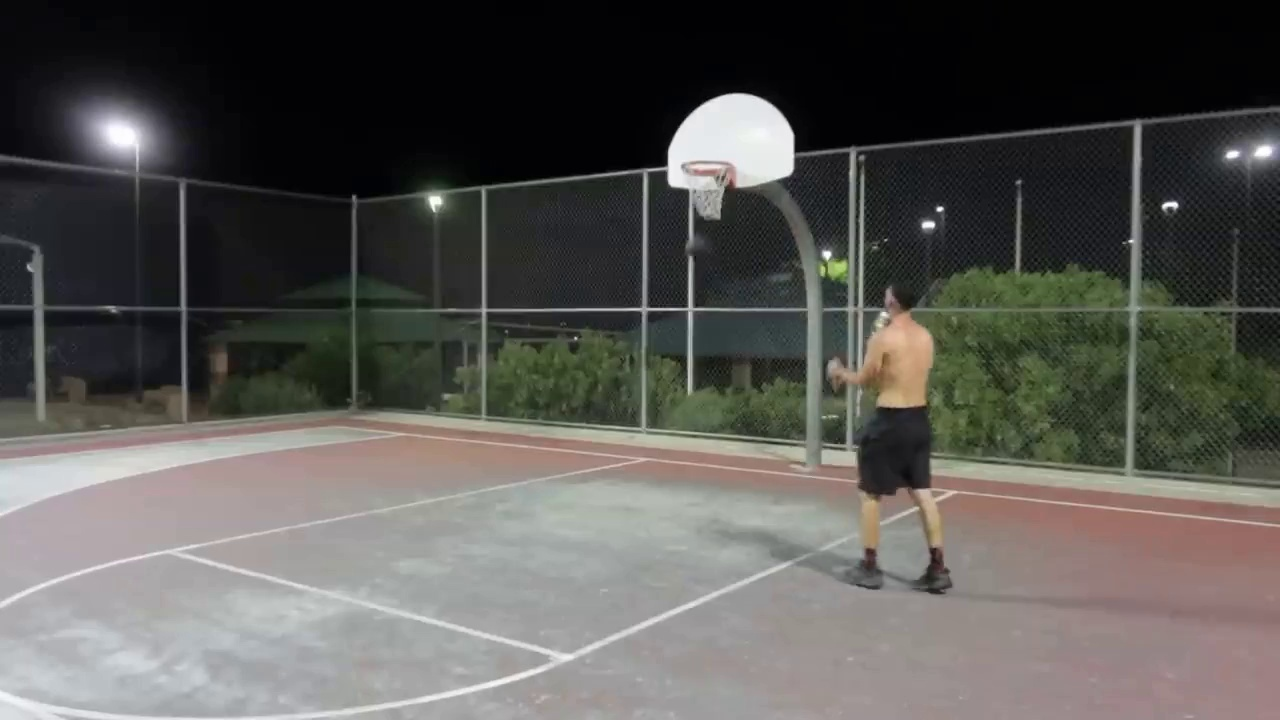
#> input picture runs/detect/predict/frame.jpg, 1280 x 720 px, given in place of the camera
$ python main_cv.py
#> lines starting #> are read from the running program, lines starting #| are printed output that depends on the picture; after the words box and inside, x2 and y2 are one past the last pixel; in counts of white or black regions, pixels touching at a corner belong together
### src_cv/cv_pipeline.py
from __future__ import annotations

import cv2
import numpy as np
from collections import deque
from dataclasses import dataclass


@dataclass
class HSVRange:
    lower: tuple[int, int, int]
    upper: tuple[int, int, int]


@dataclass
class Detection:
    center: tuple[int, int]
    radius: float
    bbox: tuple[int, int, int, int]  # x, y, w, h
    score: float


class BallCVPipeline:
    def __init__(
        self,
        hsv_range: HSVRange,
        trail_len: int = 64,
        min_radius: int = 6,
        max_radius: int = 120,
        tracker_type: str = "CSRT",  # "CSRT" | "KCF" | "NONE"
        template_path: str | None = None,
        template_min_score: float = 0.55,
    ):
        self.hsv_range = hsv_range
        self.trail = deque(maxlen=trail_len)
        self.min_radius = min_radius
        self.max_radius = max_radius
        self.tracker_type = tracker_type.upper()
        self.template_min_score = template_min_score

        self.tracker = None
        self.tracker_active = False

        # (Opsiyonel) Template
        self.template = None
        if template_path:
            t = cv2.imread(template_path, cv2.IMREAD_GRAYSCALE)
            if t is None:
                raise RuntimeError(f"Template okunamadı: {template_path}")
            self.template = t

        # Koyu top / gece videosu için: hareket tabanlı maskeleme
        self.bg = cv2.createBackgroundSubtractorMOG2(
            history=300, varThreshold=25, detectShadows=False
        )

        # Oyuncu gibi büyük blobları elemek + top yakınlık kısıtı
        self.max_blob_area_ratio = 0.03  # frame alanının %3'ünden büyük blob -> ele
        self.max_step_px = 120           # önceki top konumuna aşırı uzaksa -> ele

    # -------------------- Tracking --------------------
    # [24 lines left out: functions _make_tracker, _init_tracker, not called in this run]

    def _update_tracker(self, frame_bgr: np.ndarray) -> Detection | None:
        if not self.tracker_active or self.tracker is None:
            return None

        ok, box = self.tracker.update(frame_bgr)
        if not ok:
            self.tracker_active = False
            return None

        x, y, w, h = [int(v) for v in box]
        cx, cy = x + w // 2, y + h // 2
        radius = 0.5 * max(w, h)
        return Detection(center=(cx, cy), radius=float(radius), bbox=(x, y, w, h), score=0.0)

    # -------------------- HSV Detection (fallback) --------------------
    def _hsv_mask(self, frame_bgr: np.ndarray) -> np.ndarray:
        hsv = cv2.cvtColor(frame_bgr, cv2.COLOR_BGR2HSV)
        mask = cv2.inRange(hsv, self.hsv_range.lower, self.hsv_range.upper)

        # yumuşak morfoloji (top küçükken silinmesin)
        kernel = cv2.getStructuringElement(cv2.MORPH_ELLIPSE, (3, 3))
        mask = cv2.morphologyEx(mask, cv2.MORPH_OPEN, kernel, iterations=1)
        mask = cv2.morphologyEx(mask, cv2.MORPH_CLOSE, kernel, iterations=1)
        mask = cv2.GaussianBlur(mask, (3, 3), 0)
        return mask

    def _detect_by_contour_hsv(self, frame_bgr: np.ndarray) -> Detection | None:
        mask = self._hsv_mask(frame_bgr)
        contours, _ = cv2.findContours(mask, cv2.RETR_EXTERNAL, cv2.CHAIN_APPROX_SIMPLE)

        best: Detection | None = None
        for c in contours:
            area = cv2.contourArea(c)
            if area < 5:
                continue

            (x, y), radius = cv2.minEnclosingCircle(c)
            if radius < self.min_radius or radius > self.max_radius:
                continue

            perim = cv2.arcLength(c, True)
            if perim <= 0:
                continue

            circularity = 4 * np.pi * area / (perim * perim)
            if circularity < 0.55:
                continue

            x_i, y_i, w_i, h_i = cv2.boundingRect(c)
            score = float(circularity) * float(radius)

            d = Detection(
                center=(int(x), int(y)),
                radius=float(radius),
                bbox=(x_i, y_i, w_i, h_i),
                score=score,
            )

            if best is None or d.score > best.score:
                best = d

        return best

    # -------------------- Motion Detection (primary) --------------------
    def _motion_mask(self, frame_bgr: np.ndarray) -> np.ndarray:
        fg = self.bg.apply(frame_bgr)

        fg = cv2.GaussianBlur(fg, (5, 5), 0)
        _, fg = cv2.threshold(fg, 200, 255, cv2.THRESH_BINARY)

        kernel = cv2.getStructuringElement(cv2.MORPH_ELLIPSE, (5, 5))
        fg = cv2.morphologyEx(fg, cv2.MORPH_OPEN, kernel, iterations=1)
        fg = cv2.morphologyEx(fg, cv2.MORPH_CLOSE, kernel, iterations=2)
        return fg

    def _detect_by_motion(self, frame_bgr: np.ndarray) -> Detection | None:
        fg = self._motion_mask(frame_bgr)
        h, w = fg.shape[:2]
        frame_area = float(h * w)
        max_blob_area = self.max_blob_area_ratio * frame_area

        contours, _ = cv2.findContours(fg, cv2.RETR_EXTERNAL, cv2.CHAIN_APPROX_SIMPLE)

        prev = self.trail[0] if len(self.trail) > 0 else None
        candidates: list[Detection] = []

        for c in contours:
            area = cv2.contourArea(c)
            if area < 30:
                continue
            if area > max_blob_area:
                continue

            (x, y), radius = cv2.minEnclosingCircle(c)
            if radius < self.min_radius or radius > self.max_radius:
                continue

            perim = cv2.arcLength(c, True)
            if perim <= 0:
                continue

            circularity = 4 * np.pi * area / (perim * perim)
            if circularity < 0.45:
                continue

            x_i, y_i, w_i, h_i = cv2.boundingRect(c)
            if (w_i * h_i) > max_blob_area:
                continue

            cx, cy = int(x), int(y)

            dist = 0.0
            if prev is not None:
                dx = cx - prev[0]
                dy = cy - prev[1]
                dist = (dx * dx + dy * dy) ** 0.5
                if dist > self.max_step_px:
                    continue

            score = float(circularity) * float(radius) - 0.01 * float(dist)

            candidates.append(
                Detection(
                    center=(cx, cy),
                    radius=float(radius),
                    bbox=(x_i, y_i, w_i, h_i),
                    score=score,
                )
            )

        if not candidates:
            return None

        candidates.sort(key=lambda d: d.score, reverse=True)
        return candidates[0]

    # -------------------- Template (optional) --------------------
    def _detect_by_template(self, frame_bgr: np.ndarray) -> Detection | None:
        if self.template is None:
            return None

        gray = cv2.cvtColor(frame_bgr, cv2.COLOR_BGR2GRAY)
        res = cv2.matchTemplate(gray, self.template, cv2.TM_CCOEFF_NORMED)
        _, max_val, _, max_loc = cv2.minMaxLoc(res)

        if max_val < self.template_min_score:
            return None

        th, tw = self.template.shape[:2]
        x, y = max_loc
        cx, cy = x + tw // 2, y + th // 2
        radius = 0.5 * max(tw, th)

        return Detection(
            center=(cx, cy),
            radius=float(radius),
            bbox=(x, y, tw, th),
            score=float(max_val),
        )

    # -------------------- Pipeline --------------------
    def process(self, frame_bgr: np.ndarray) -> tuple[np.ndarray, Detection | None]:
        # 1) Öncelik: hareket tabanlı tespit
        det = self._detect_by_motion(frame_bgr)

        # 2) Yoksa HSV ile dene (fallback)
        if det is None:
            det = self._detect_by_contour_hsv(frame_bgr)

        # 3) Yoksa template dene (opsiyonel)
        if det is None:
            det = self._detect_by_template(frame_bgr)

        # 4) Hâlâ yoksa tracker ile devam et; tespit geldiyse tracker başlat
        if det is None:
            det = self._update_tracker(frame_bgr)
        else:
            if self.tracker_type != "NONE" and not self.tracker_active:
                self._init_tracker(frame_bgr, det)

        # 5) Son güvenlik: radius dışındaysa iptal
        if det is not None and (det.radius < self.min_radius or det.radius > self.max_radius):
            det = None

        # 6) Trail (None -> çizgiyi koparır)
        if det is not None:
            self.trail.appendleft(det.center)
        else:
            self.trail.appendleft(None)

        vis = frame_bgr.copy()

        # Debug: motion mask görmek istersen aç
        # fg = self._motion_mask(frame_bgr)
        # cv2.imshow("motion_mask", fg)

        if det is not None:
            cv2.circle(vis, det.center, int(det.radius), (0, 255, 255), 2)
            x, y, w, h = det.bbox
            cv2.rectangle(vis, (x, y), (x + w, y + h), (255, 255, 0), 2)

        for i in range(1, len(self.trail)):
            if self.trail[i - 1] is None or self.trail[i] is None:
                continue
            thickness = int(np.sqrt(self.trail.maxlen / float(i + 1)) * 2)
            cv2.line(vis, self.trail[i - 1], self.trail[i], (0, 0, 255), thickness)

        return vis, det

### src_cv/main_cv.py
import ast
import cv2
import time
import argparse
from cv_pipeline import BallCVPipeline, HSVRange

def main():
    ap = argparse.ArgumentParser()
    ap.add_argument("--source", default="0", help="0 webcam veya video yolu")
    ap.add_argument("--tracker", default="CSRT", choices=["CSRT", "KCF", "NONE"])
    ap.add_argument("--template", default=None, help="assets/ball_template.png (opsiyonel)")
    ap.add_argument("--trail", type=int, default=64)
    ap.add_argument("--min_radius", type=int, default=6)
    ap.add_argument("--max_radius", type=int, default=120)

    # hsv_calibrate.py çıktını buraya yapıştır
    ap.add_argument("--hsv_lower", default="(5,120,80)")
    ap.add_argument("--hsv_upper", default="(25,255,255)")
    args = ap.parse_args()

    source = int(args.source) if str(args.source).isdigit() else args.source
    cap = cv2.VideoCapture(source)
    if not cap.isOpened():
        raise RuntimeError(f"Kaynak açılamadı: {source}")

    lower = ast.literal_eval(args.hsv_lower)
    upper = ast.literal_eval(args.hsv_upper)

    pipeline = BallCVPipeline(
        hsv_range=HSVRange(lower=lower, upper=upper),
        trail_len=args.trail,
        min_radius=args.min_radius,
        max_radius=args.max_radius,
        tracker_type=args.tracker,
        template_path=args.template,
    )

    prev = time.time()
    fps = 0.0

    while True:
        ok, frame = cap.read()
#> frame is the input picture: shape (720, 1280, 3); mean B, G, R 83.5, 87, 88.4
        if not ok:
            break

        vis, det = pipeline.process(frame)
#> in _motion_mask, `fg = self.bg.apply(frame_bgr)`: fg: shape (720, 1280); every value is 255
#> in _detect_by_motion, `contours, _ = cv2.findContours(fg, cv2.RETR_EXTERNAL, cv2.CHAIN_APPROX..`: contours = [[[0, 0], [0, 719], [1279, 719], [1279, 0]]]
#> the loop in _detect_by_motion, `for c in contours:` made 1 pass
#> (c, area) on pass 1: ([[0, 0], [0, 719], [1279, 719], [1279, 0]], 919601)
#> after the loop in _detect_by_motion, `for c in contours:`: candidates = []
#> in _hsv_mask, `hsv = cv2.cvtColor(frame_bgr, cv2.COLOR_BGR2HSV)`: hsv: shape (720, 1280, 3); mean H, S, V 70.8, 46.3, 91.9
#> in _hsv_mask, `mask = cv2.inRange(hsv, self.hsv_range.lower, self.hsv_range.upper)`:
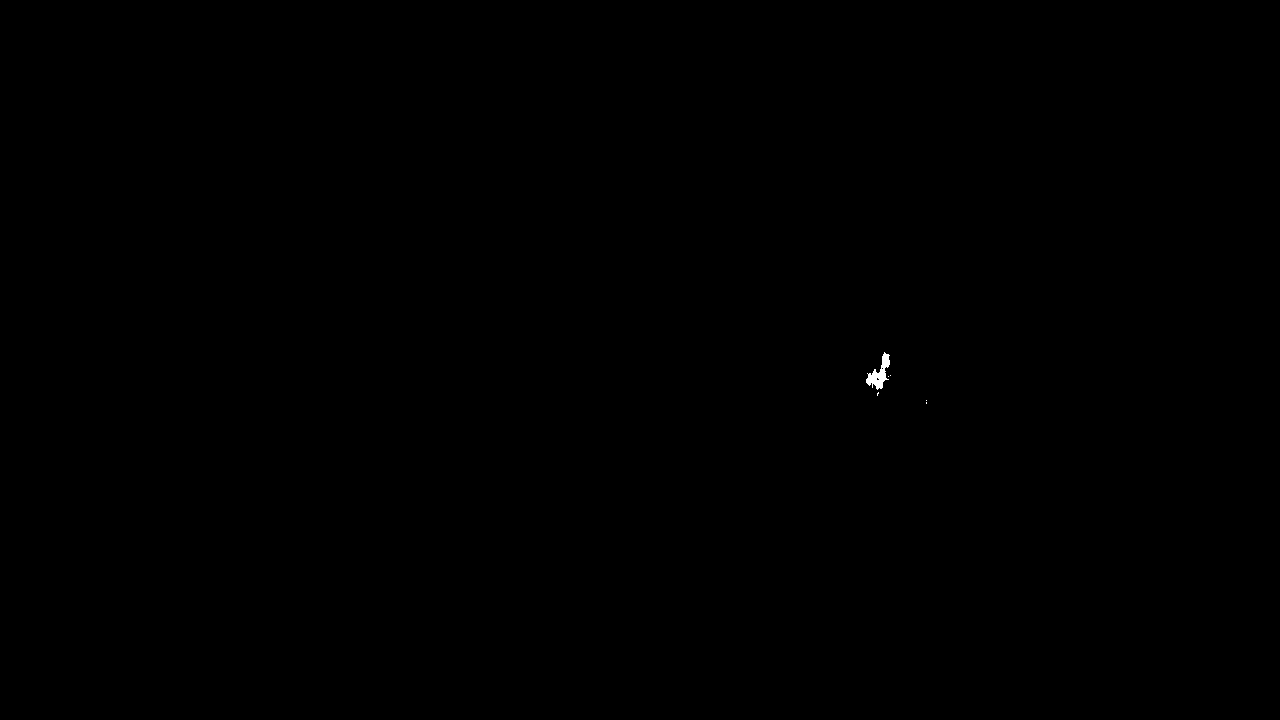
#> mask: shape (720, 1280); 0.04% white; 6 white regions (5 under 20 px), largest, box (x1, y1, x2, y2) and area: (866, 352, 890, 390) 384
#> in _hsv_mask, `mask = cv2.morphologyEx(mask, cv2.MORPH_OPEN, kernel, iterations=1)`: mask: shape (720, 1280); 0.04% white; 1 white region, box (x1, y1, x2, y2) and area: (866, 353, 890, 390) 370
#> in _hsv_mask, `mask = cv2.morphologyEx(mask, cv2.MORPH_CLOSE, kernel, iterations=1)`: mask: shape (720, 1280); 0.04% white; 1 white region
#> in _detect_by_contour_hsv, `contours, _ = cv2.findContours(mask, cv2.RETR_EXTERNAL, cv2.CHAIN_APPR..`: contours = 1 contour; box (x1, y1, x2, y2) and area: (865, 352, 891, 391) 471
#> the loop in _detect_by_contour_hsv, `for c in contours:` made 1 pass
#> (area, x, y, radius, perim, circularity) on pass 1: (471, 880.5, 370.8, 19.72, 118.9, 0.419)

        now = time.time()
        dt = now - prev
        prev = now
        video_fps = cap.get(cv2.CAP_PROP_FPS)
#> video_fps = 30
        if not video_fps or video_fps <= 1:
            video_fps = 30.0


        hud = f"VideoFPS: {video_fps:.1f} | tracker={args.tracker}"
#> hud = 'VideoFPS: 30.0 | tracker=CSRT'
        if det is not None:
            hud += f" | center={det.center} r={det.radius:.1f}"
        cv2.putText(vis, hud, (10, 30), cv2.FONT_HERSHEY_SIMPLEX, 0.7, (50, 255, 50), 2)
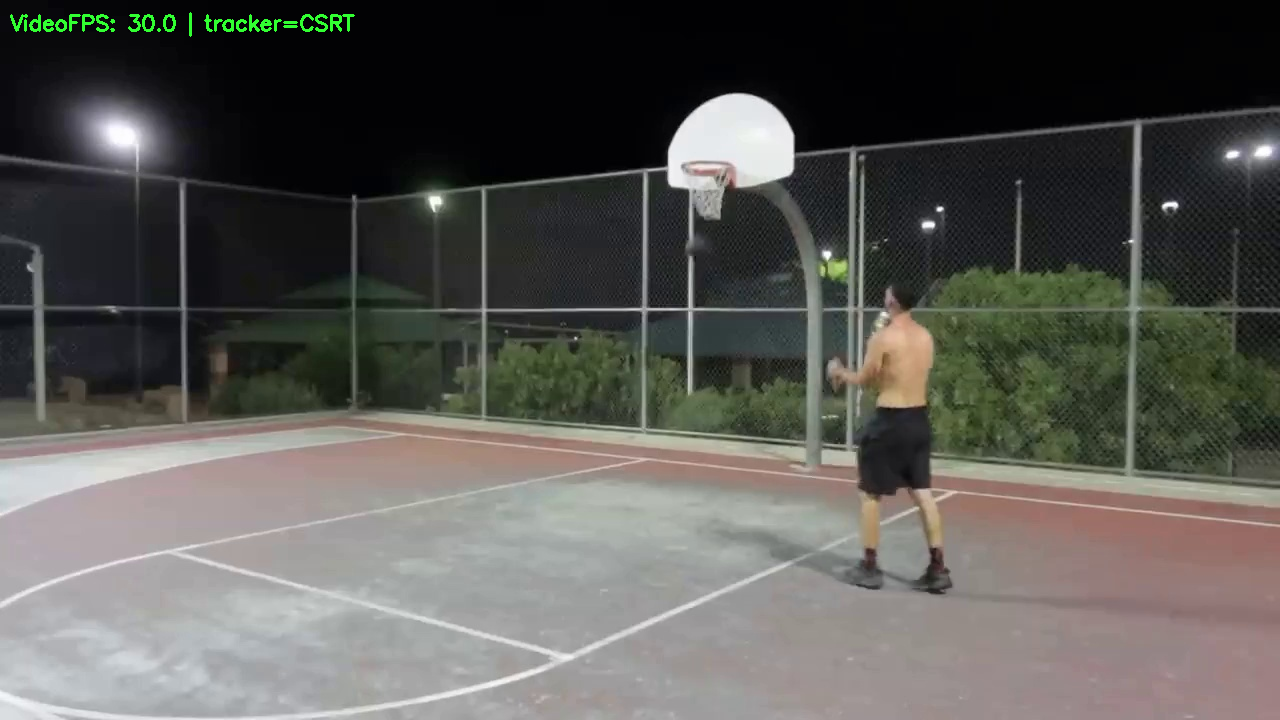
#> vis: shape (720, 1280, 3); 0.25% of pixels changed, all inside (x1, y1, x2, y2) = (10, 12, 355, 37)

        cv2.imshow("Basketbol Topu Takibi (Klasik CV)", vis)
        k = cv2.waitKey(1) & 0xFF
#> (key q is pressed here)
        if k == ord("q"):
            break

    cap.release()
    cv2.destroyAllWindows()

if __name__ == "__main__":
    main()
